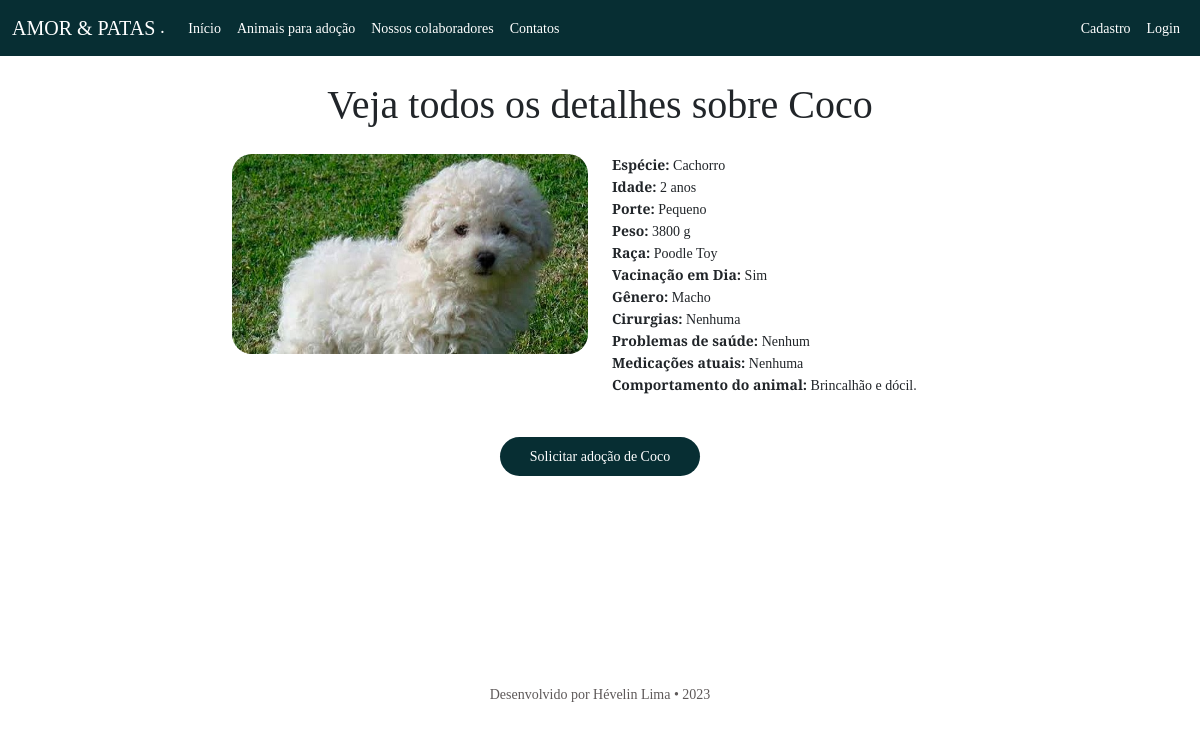
Page /card_animal/5 on the committed database.
### animais/models.py (models this page shows, shortened)
class Animais(models.Model):
  vacinacao_choices = [
    ("Sim", "Sim"),
    ("Não", "Não")
  ]
  nome = models.CharField(max_length=100)
  especie = models.ForeignKey(Especies, on_delete=models.DO_NOTHING)
  idade = models.IntegerField(validators=[MinValueValidator(0)], default=1)
  porte = models.ForeignKey(Porte, on_delete=models.DO_NOTHING)
  peso = models.IntegerField(validators=[MinValueValidator(0)], default=1)
  raça = models.ForeignKey(Raca, on_delete=models.DO_NOTHING)
  vacinacao_em_dia = models.CharField(max_length=3, choices=vacinacao_choices, default="Sim")
  cirurgias = models.CharField(max_length=200, default='Nenhuma')
  problemas_de_saude = models.CharField(max_length=200, default='Nenhum')
  medicacoes_atuais = models.CharField(max_length=200, default='Nenhuma')
  genero = models.ForeignKey(Genero, on_delete=models.DO_NOTHING)
  comportamento = models.CharField(max_length=255, default='Comportamento padrão')
  photo = models.ImageField(upload_to='MEDIA_URL', blank=True, null=True)
  class Meta:
    verbose_name = "Animal"
    verbose_name_plural = "Registro de animais"
    ordering = ["nome"]

class Especies(models.Model):
  especie = models.CharField(max_length=30)
  nome_cientifico = models.CharField(max_length=30)
  descricao = models.TextField()
  def __str__(self) -> str:
    return self.especie
  class Meta:
    verbose_name = "Espécie"
    ordering = ["especie"]

class Porte(models.Model):
  tipo = models.CharField(max_length=30)
  descrição = models.TextField()
  def __str__(self) -> str:
    return self.tipo

class Raca(models.Model):
  raca = models.CharField(max_length=30)
  descricao = models.TextField()
  especie = models.ForeignKey(Especies, on_delete=models.DO_NOTHING)
  def __str__(self) -> str:
    return self.raca

class Genero(models.Model):
  genero = models.CharField(max_length=30)
  descricao = models.TextField()
  def __str__(self) -> str:
    return self.genero

### base/views.py (the view)
# urls.py: path('card_animal/<int:id>', views.card_animal, name="card_animal"),
def card_animal(request, id):
  card = Animais.objects.get(id = id)
  return render(request, "card_animais.html", {'card': card})

### base/templates/card_animais.html (shortened to what this page needs)
{% extends "base.html" %}
{% load static %}
{% block 'head' %} <link rel="stylesheet" href="{% static 'css/outros.css' %}"> {% endblock %}
{% block 'principal' %}
<div class="div-body">
    <div class="container">
        <h1 class="text-center h1-title">Veja todos os detalhes sobre {{ card.nome }}</h1>
        <div class="row justify-content-center">
            <div class="col-4 ">
                <img src="{{ card.photo.url }}" class="w-100 img-cards" alt="...">
            </div>
            <div class="col-4">
                <strong>Espécie:</strong> {{ card.especie }}<br>
                <strong>Idade:</strong> {{ card.idade }} anos<br>
                <strong>Porte:</strong> {{ card.porte }}<br>
                <strong>Peso:</strong> {{ card.peso }} g<br>
                <strong>Raça:</strong> {{ card.raça }}<br>
                <strong>Vacinação em Dia:</strong> {{ card.vacinacao_em_dia }}<br>
                <strong>Gênero:</strong> {{ card.genero }}<br>
                <strong>Cirurgias:</strong> {{ card.cirurgias }}<br>
                <strong>Problemas de saúde:</strong> {{ card.problemas_de_saude }}<br>
                <strong>Medicações atuais:</strong> {{ card.medicacoes_atuais }}<br>
                <strong>Comportamento do animal:</strong> {{ card.comportamento }}<br>
            </div>
        </div>
    </div>
    <div class="container text-center div-button">
        <a class="btn-primary btn-lg btn-enviar" href="{% url 'base:solicitacao_adocao' %}" target="_blank">Solicitar adoção de {{ card.nome }}</a>
    </div>
</div>
{% endblock %}

### templates/static/css/base.css (style rules this page uses)
body { font-family: "Source Serif 4", serif; line-height: 1.5; background: #ffffff; font-size: 14px; }
.h1-title { margin: 25px; }

### templates/static/css/outros.css (style rules this page uses)
.div-body { margin: 0; padding: 0; box-sizing: border-box; min-height: 76vh; display: flex; flex-direction: column; }
.h1-title { margin: 25px; }
.btn-enviar { margin: 20px 20px; padding-top: 12px; padding-bottom: 12px; padding-left: 30px; padding-right: 30px; border-radius: 30px; font-size: 14px; background: #072e33; color: #fff; text-decoration: none; transition: all 0.3 ease-in; }
.img-cards { border-radius: 20px; }
.div-button { margin-top: 50px; }

### rows in the picture
Animais: nome "Coco", photo (picture), especie "Cachorro", idade "2", porte "Pequeno", peso "3800", raça "Poodle Toy", vacinacao_em_dia "Sim", genero "Macho", cirurgias "Nenhuma", problemas_de_saude "Nenhum", medicacoes_atuais "Nenhuma", comportamento "Brincalhão e dócil."
